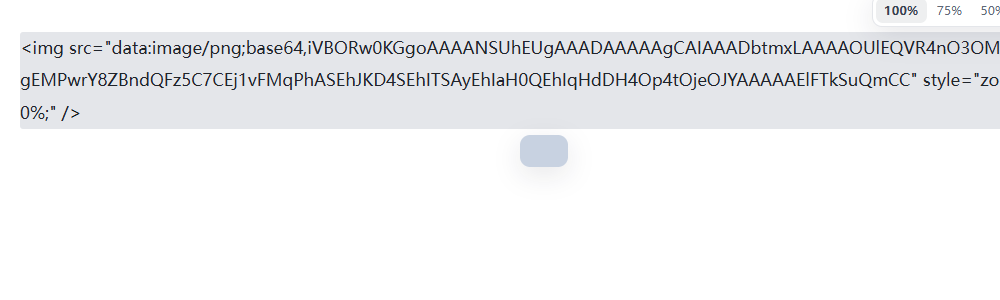
#> input picture tmp/a-block.png, 1000 x 300 px, given in place of v105-block-nosel.png, which was not available
$ python compose-shot.py
#> lines starting #> are read from the running program, lines starting #| are printed output that depends on the picture; pictures that were not available may be replaced by others from this repository, and a replacement may not be noted
"""把两张真机截图拼成一张验收图：上=块级形态，下=行内形态（都只看标识符底色）。"""
from PIL import Image, ImageDraw

block = Image.open(r"tmp\v105-block-nosel.png").convert("RGB")     # clip x=300,y=40,w=1000,h=260
#> block is the input picture: PIL image 1000x300 RGB; mean R, G, B 241.1, 241.8, 243.3
inline = Image.open(r"tmp\v105-inline-nosel.png").convert("RGB")   # clip x=300,y=330,w=1000,h=320
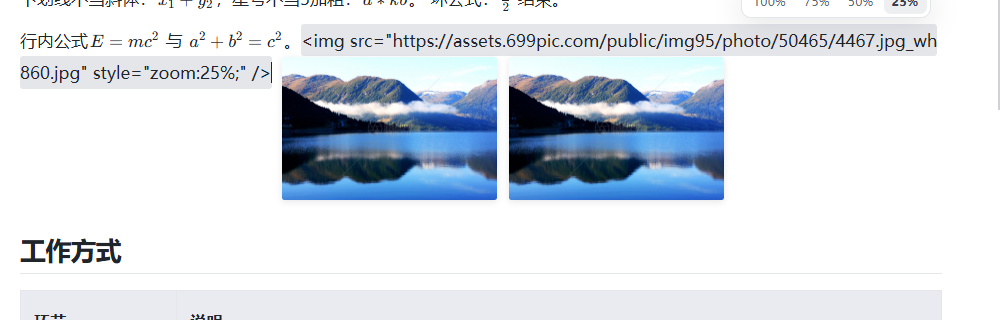
#> input picture tmp/v105-inline-nosel.png, 1000 x 320 px, found by its file name
#> inline is the input picture: PIL image 1000x320 RGB; mean R, G, B 217.5, 223.8, 231.5

# 块级：标识符底色 = 页 72..168.89 ⇒ 图 y 32..128.89；图片在 174.83..206.83 ⇒ 图 y 134.83..166.83
b = block.crop((0, 20, 960, 175))
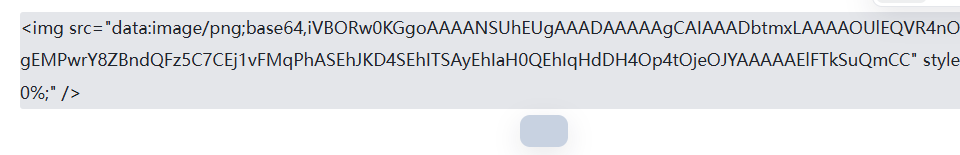
#> b: PIL image 960x155 RGB; mean R, G, B 228.5, 229.9, 232.7
# 行内：底色第 1 行 = 页 354.08..386.27 ⇒ 图 y 24.08..56.27；第 2 行 386.38..418.56 ⇒ 图 56.38..88.56
i = inline.crop((0, 12, 960, 210))
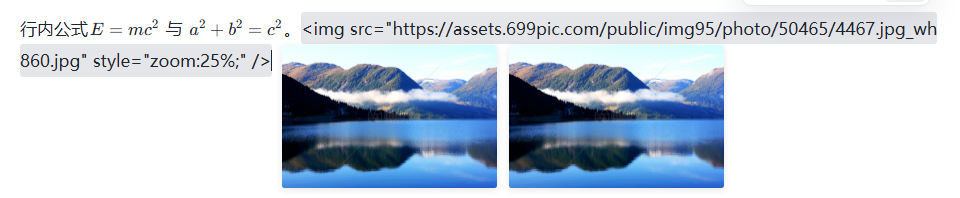
#> i: PIL image 960x198 RGB; mean R, G, B 197.8, 208.2, 220.3

W = 960
SEP = 10
LBL = 14
H = LBL + b.height + SEP + LBL + i.height + 2
#> H = 393
out = Image.new("RGB", (W, H), (255, 255, 255))
#> out: PIL image 960x393 RGB; every value is 255
d = ImageDraw.Draw(out)
y = 0
d.text((4, 1), "BLOCK form: bg rect = 72.00..168.89 (h=96.89 = 3 x line box 32.30)", fill=(200, 0, 0))
y += LBL
out.paste(b, (0, y))
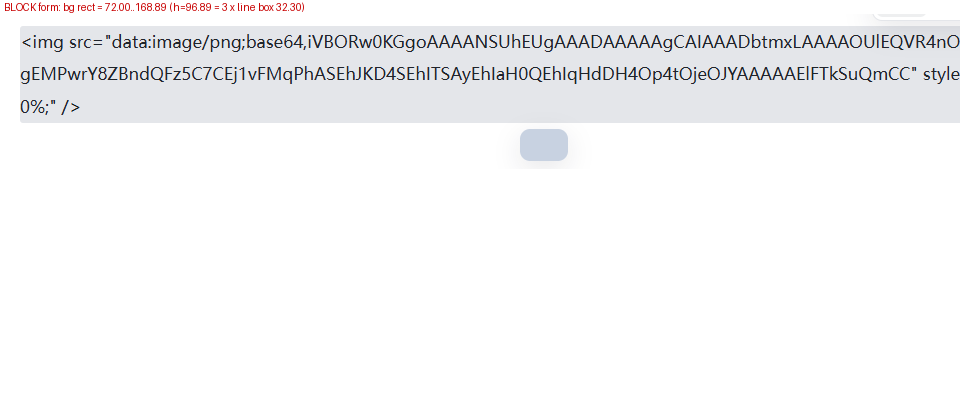
#> out: PIL image 960x393 RGB; mean R, G, B 244.5, 244.7, 245.8
y += b.height
#> y = 169
d.line((0, y + SEP // 2, W, y + SEP // 2), fill=(120, 120, 120))
y += SEP
#> y = 179
d.text((4, y - 1), "INLINE form (line 15): bg = 354.08..386.27 (h=32.19) vs line box 354.67..386.97 (h=32.30)", fill=(200, 0, 0))
y += LBL
#> y = 193
out.paste(i, (0, y))
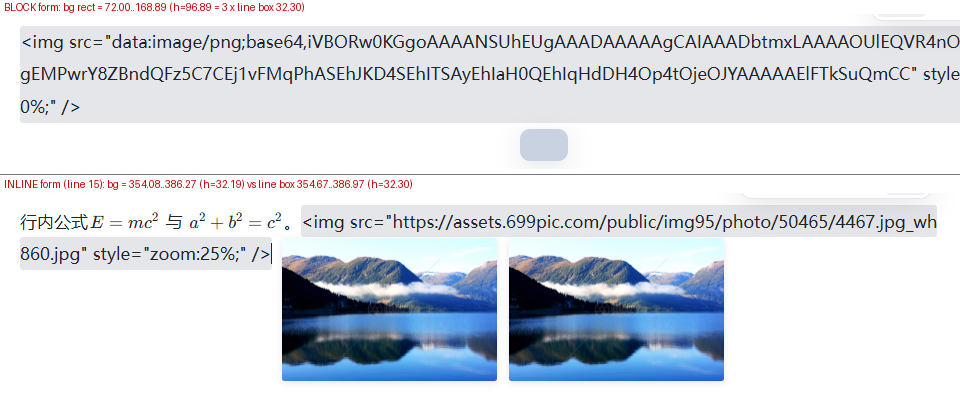
#> out: PIL image 960x393 RGB; mean R, G, B 215.2, 220.2, 227.3
out.save(r"tmp\ident-fullheight-bg.png")
print("saved tmp/ident-fullheight-bg.png", out.size)
#| saved tmp/ident-fullheight-bg.png (960, 393)
